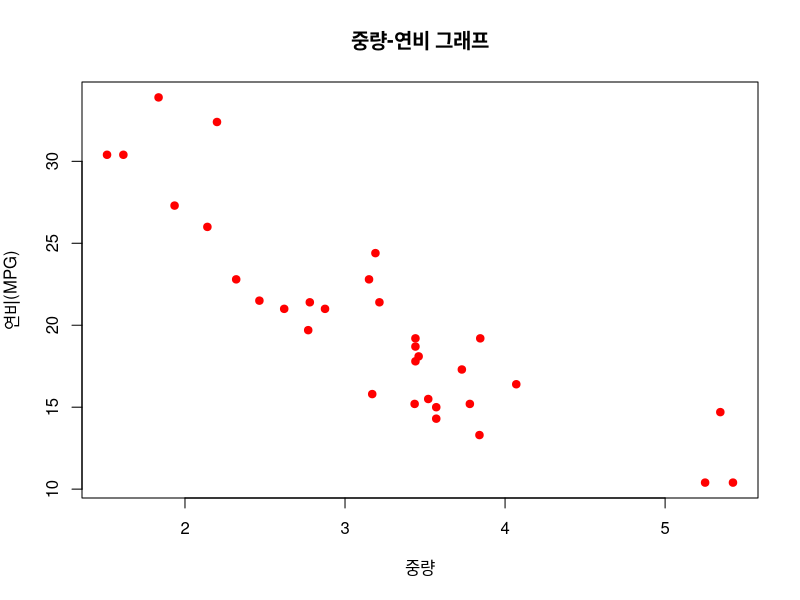
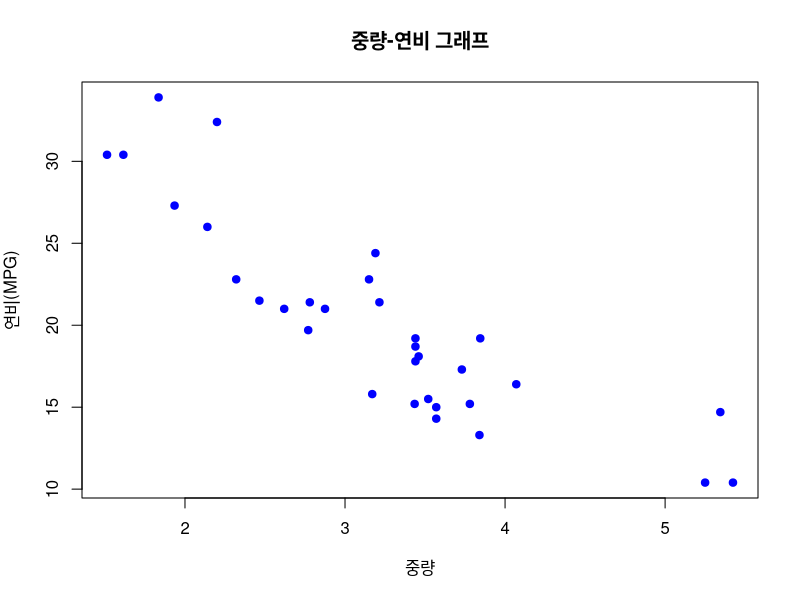
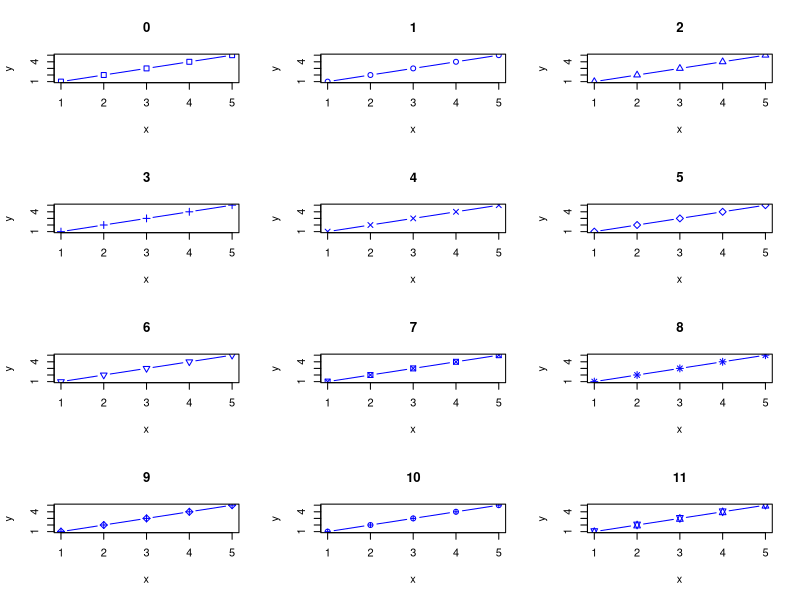
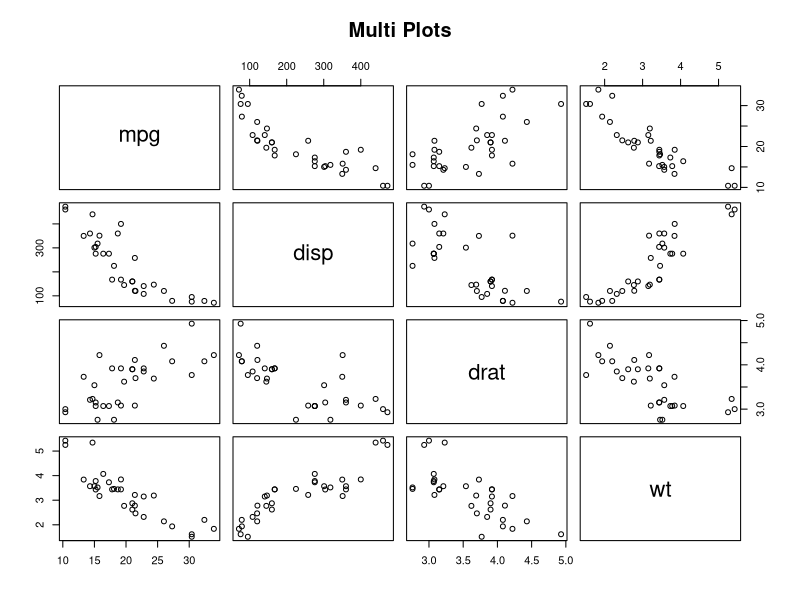
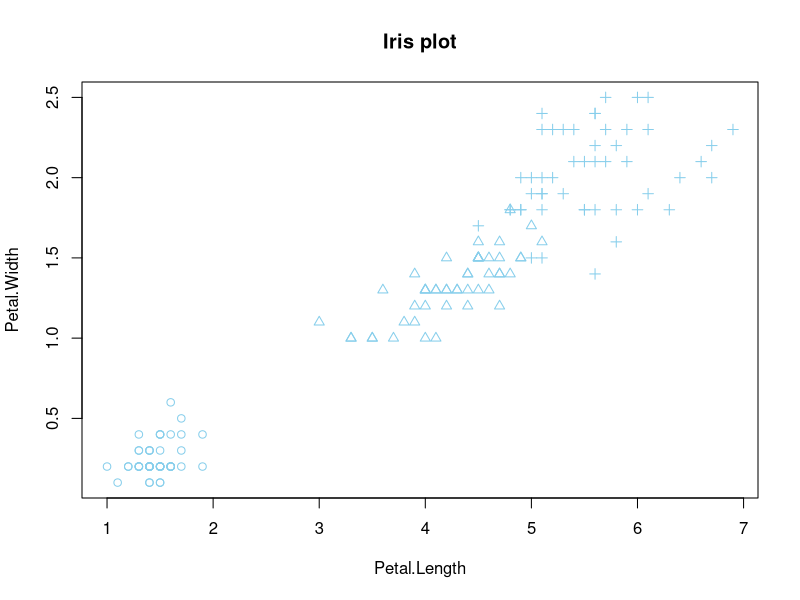
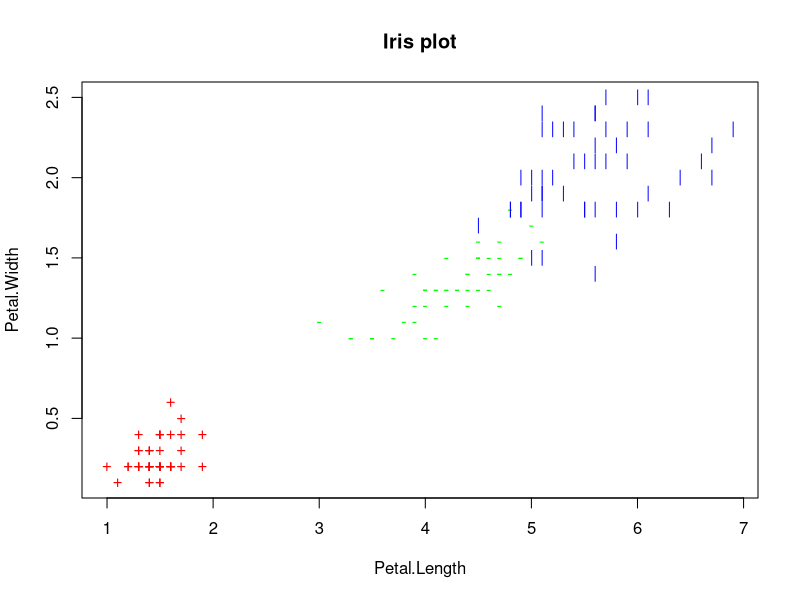

Source code (R) for these figures, in order:
# 이전 메모리 제거
rm(list = ls())

head(mtcars)
str(mtcars)

# code 6-1
wt <- mtcars$wt                  # 중량 자료
mpg <- mtcars$mpg                # 연비 자료
plot(wt, mpg,                    # 2개 변수(x축, y축)
     main="중량-연비 그래프",    # 제목
     xlab="중량",                # x축 레이블
     ylab="연비(MPG)",           # y축 레이블
     col="red",                  # point의 color
     pch=19)                     # point의 종류

plot(mpg~wt,                    # 2개 변수(x축, y축)
     main="중량-연비 그래프",    # 제목
     xlab="중량",                # x축 레이블
     ylab="연비(MPG)",           # y축 레이블
     col="blue",                  # point의 color
     pch=19)                     # point의 종류

dev.off()
par(mfrow=c(4,3))
for(i in 0:11) {
  plot(cbind(1:5, 1:5), # 또는 그냥 1:5, 1:5
       type="b",
       main=i,
       xlab="x",                # x축 레이블
       ylab="y",
       col="blue",
       pch=i)
}

# code 6-2
# 다중 산점도
# drat: 후방 차축비(rear axle ratio)
vars <- c("mpg","disp","drat","wt")    # 대상 변수
target <- mtcars[,vars]
head(target)
pairs(target,                          # 대상 데이터
      main="Multi Plots")

dev.off()
# code 6-3
iris.2 <- iris[,3:4]                   # 데이터 준비
point <- as.numeric(iris$Species)      # 점의 모양
point                                  # point 내용 출력
color <- c("red","green","blue")       # 점의 컬러
plot(iris.2,
     main="Iris plot",
     pch=c(point),
     # col=color[point])
     col='skyblue')

plot(iris.2,
     main="Iris plot",
     pch=rep(c('+', '-', '|'), each=50),
     col=color[point])

